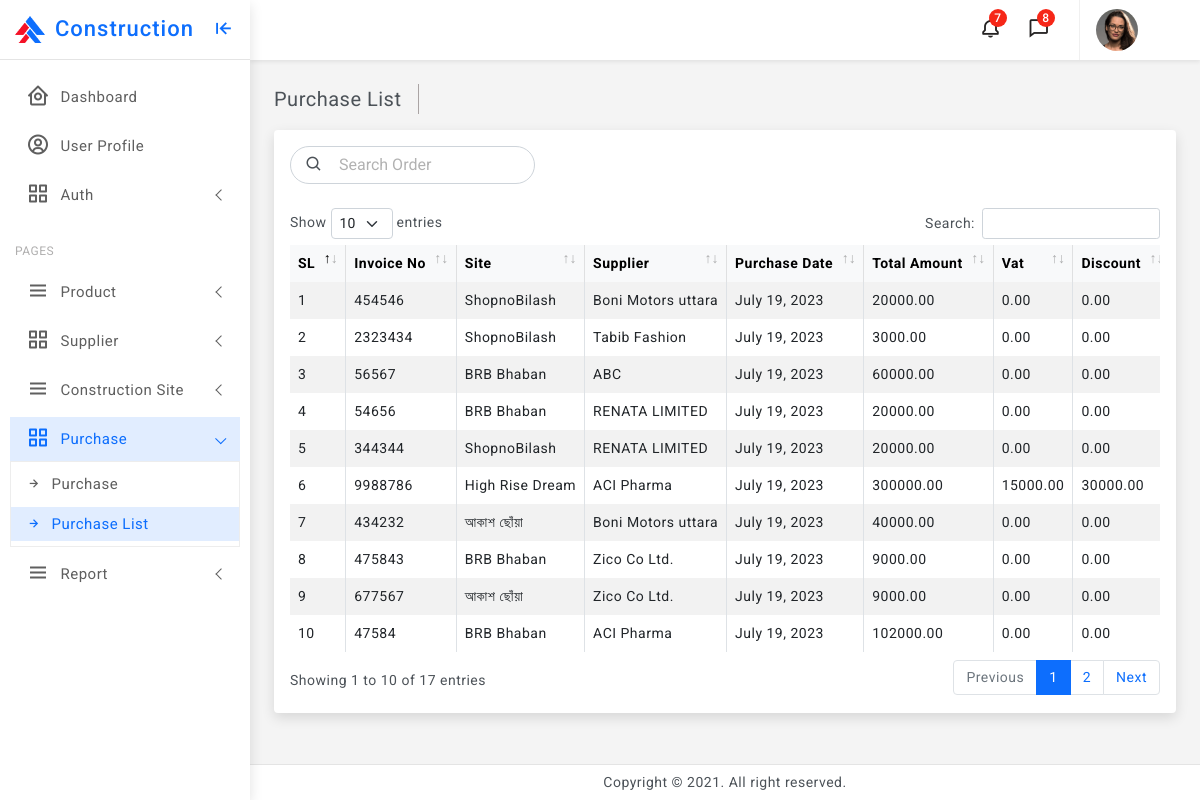
The page /purchase/purchaseList/ on the database its author committed.
### purchase/models.py (models this page shows, shortened)
class Purchase(models.Model):
    company = models.ForeignKey(Company, on_delete=models.RESTRICT)
    purchase_code = models.CharField(max_length=20, unique=True, null=True, blank=True)
    supplier = models.ForeignKey(Supplier, on_delete=models.RESTRICT)
    site = models.ForeignKey(Site, on_delete=models.RESTRICT)
    invoice_no = models.CharField(max_length=20,unique=True)
    purchase_date = models.DateField(null=True, blank=True)
    detail = models.CharField(max_length=50,null=True,blank=True)
    total_amount = models.DecimalField(max_digits=15, decimal_places=2, default=0)
    total_vat = models.DecimalField(max_digits=15, decimal_places=2, default=0,null=True)
    total_discount = models.DecimalField(max_digits=15, decimal_places=2, default=0,null=True)
    net_payable = models.DecimalField(max_digits=15, decimal_places=2, default=0)
    user = models.ForeignKey(User, on_delete=models.RESTRICT)
    created_at = models.DateTimeField(auto_now_add=True)
    updated_at = models.DateTimeField(auto_now=True)

### construction/models.py (models this page shows)
class Site(models.Model):
    company = models.ForeignKey(Company, on_delete=models.RESTRICT)
    name = models.CharField(max_length=240)
    district = models.CharField(max_length=240,default="Dhaka")
    area = models.CharField(max_length=240)
    address = models.CharField(max_length=200, blank=True, null=True)
    details = models.CharField(max_length=200, blank=True, null=True)
    land_owner_name = models.CharField(max_length=240)
    owner_mobile = models.CharField(max_length=200, blank=True, null=True)
    flat_qty = models.CharField(max_length=20)
    parking_qty = models.CharField(max_length=20)
    start_date = models.DateField(blank=True, null=True)
    end_date = models.DateField(blank=True, null=True)
    image = models.ImageField(upload_to='site/',blank=True)
    status = models.BooleanField(default=True)
    contractor = models.ForeignKey(Contractor, on_delete=models.RESTRICT)
    user = models.ForeignKey(User, on_delete=models.RESTRICT)
    created_at = models.DateTimeField(auto_now_add=True)
    updated_at = models.DateTimeField(auto_now=True)
    def __str__(self):
        return self.name

### supplier/models.py (models this page shows)
class Supplier(models.Model):
    company = models.ForeignKey(Company, on_delete=models.RESTRICT)
    name = models.CharField(max_length=240)
    email = models.EmailField(max_length=190, unique=True, blank=True, null=True)
    phone = models.CharField(max_length=200, blank=True, null=True)
    user = models.ForeignKey(User, on_delete=models.RESTRICT)
    created_at = models.DateTimeField(auto_now_add=True)
    updated_at = models.DateTimeField(auto_now=True)
    def __str__(self):
        return self.name

### purchase/views.py (the view)
# urls.py: path('purchaseList/', purchaseListData.as_view(), name='purchaseList'),
class purchaseListData(View):
    def get(self, request):
        all_purchase = Purchase.objects.filter(company=1).order_by('-created_at')
        return render(request,"purchase/purchaseList.html",{'purchases':all_purchase})

### templates/purchase/purchaseList.html (shortened to what this page needs)
{% extends "base.html" %}
{% load static %}
{% block content %}
<div class="page-wrapper">
    <div class="page-content">
        <div class="page-breadcrumb d-none d-sm-flex align-items-center mb-3">
            <div class="breadcrumb-title pe-3">Purchase List</div>
        </div>
        <div class="card">
            <div class="card-body">
                <div class="d-lg-flex align-items-center mb-4 gap-3">
                    <div class="position-relative">
                        <input type="text" class="form-control ps-5 radius-30" placeholder="Search Order"> <span class="position-absolute top-50 product-show translate-middle-y"><i class="bx bx-search"></i></span>
                    </div>
                </div>
                <div class="table-responsive">
                    <table id="purchaseList" class="table table-striped table-bordered">
                        <thead class="table-light">
                            <tr>
                                <th>SL</th>
                                <th>Invoice No</th>
                                <th>Site</th>
                                <th>Supplier</th>
                                <th>Purchase Date</th>
                                <th>Total Amount</th>
                                <th>Vat</th>
                                <th>Discount</th>
                            </tr>
                        </thead>
                        <tbody id="tbodyid">
                            {% for purchase in purchases %}
                            <tr>
                                <td>{{forloop.counter}}</td>
                                <td>{{ purchase.invoice_no }}</td>
                                <td>{{ purchase.site }}</td>
                                <td>{{ purchase.supplier }}</td>
                                <td>{{ purchase.purchase_date }}</div></td>
                                <td>{{ purchase.total_amount }}</div></td>
                                <td>{{ purchase.total_vat }}</div></td>
                                <td>{{ purchase.total_discount }}</div></td>
                                <td>{{ purchase.net_payable }}</div></td>
                            </tr>
                            {% empty %}
                            <tr>
                                <td colspan="5" class="text-center text-secondary my-5">No Record Found in Database</td>
                            </tr>
                            {% endfor %}
{% endblock content %}

### templates/base.html (shortened to what this page needs)
{% load static %}
<!doctype html>
<html lang="en">
{% include "assets/css/templatecss.html" %}
<body>
	<div class="wrapper">
		<div class="sidebar-wrapper" data-simplebar="true">
			<div class="sidebar-header">
				<div>
					<img src={% static "assets/images/logo-icon.png" %} class="logo-icon" alt="logo icon">
				</div>
				<div>
					<h4 class="logo-text">Construction</h4>
				</div>
				<div class="toggle-icon ms-auto"><i class='bx bx-arrow-to-left'></i>
				</div>
			</div>
			<ul class="metismenu" id="menu">
				<li>
					<a href="{% url 'dashboard' %}">
						<div class="parent-icon"><i class='bx bx-home-circle'></i>
						</div>
						<div class="menu-title">Dashboard</div>
					</a>
				</li>
				<li>
					<a href="{% url 'profile' %}">
						<div class="parent-icon"><i class="bx bx-user-circle"></i>
						</div>
						<div class="menu-title">User Profile</div>
					</a>
				</li>
				<li>
					<a class="has-arrow" href="javascript:;">
						<div class="parent-icon"><i class="bx bx-grid-alt"></i>
						</div>
						<div class="menu-title">Auth</div>
					</a>
				</li>
				<li class="menu-label">Pages</li>
				<li>
					<a class="has-arrow" href="javascript:;">
						<div class="parent-icon"><i class="bx bx-menu"></i>
						</div>
						<div class="menu-title">Product</div>
					</a>
				</li>
				<li>
					<a class="has-arrow" href="javascript:;">
						<div class="parent-icon"><i class="bx bx-grid-alt"></i>
						</div>
						<div class="menu-title">Supplier</div>
					</a>
				</li>
				<li>
					<a class="has-arrow" href="javascript:;">
						<div class="parent-icon"><i class="bx bx-menu"></i>
						</div>
						<div class="menu-title">Construction Site</div>
					</a>
				</li>
				<li>
					<a class="has-arrow" href="javascript:;">
						<div class="parent-icon"><i class="bx bx-grid-alt"></i>
						</div>
						<div class="menu-title">Purchase</div>
					</a>
					<ul>
						<li> <a href="{% url 'purchase' %}"><i class="bx bx-right-arrow-alt"></i>Purchase</a></li>
						<li> <a href="{% url 'purchaseList' %}"><i class="bx bx-right-arrow-alt"></i>Purchase List</a></li>
					</ul>
				</li>
				<li>
					<a class="has-arrow" href="javascript:;">
						<div class="parent-icon"><i class="bx bx-menu"></i>
						</div>
						<div class="menu-title">Report</div>
					</a>
				</li>
			</ul>
		</div>
		<header>
			<div class="topbar d-flex align-items-center">
				<nav class="navbar navbar-expand">
					<div class="top-menu ms-auto">
						<ul class="navbar-nav align-items-center">
							<li class="nav-item dropdown dropdown-large">
								<a class="nav-link dropdown-toggle dropdown-toggle-nocaret position-relative" href="#" role="button" data-bs-toggle="dropdown" aria-expanded="false"> <span class="alert-count">7</span>
									<i class='bx bx-bell'></i>
								</a>
							</li>
							<li class="nav-item dropdown dropdown-large">
								<a class="nav-link dropdown-toggle dropdown-toggle-nocaret position-relative" href="#" role="button" data-bs-toggle="dropdown" aria-expanded="false"> <span class="alert-count">8</span>
									<i class='bx bx-comment'></i>
								</a>
							</li>
						</ul>
					</div>
					<div class="user-box dropdown">
						<a class="d-flex align-items-center nav-link dropdown-toggle dropdown-toggle-nocaret" href="#" role="button" data-bs-toggle="dropdown" aria-expanded="false">
							<img src={% static "assets/images/avatars/avatar-2.png" %} class="user-img" alt="user avatar">
						</a>
					</div>
				</nav>
			</div>
		</header>
        {% block content %}
        {% endblock content %}
		<footer class="page-footer">
			<p class="mb-0">Copyright © 2021. All right reserved.</p>
		</footer>
</body>
</html>

### templates/assets/css/templatecss.html (shortened to what this page needs)
{% load static %}
<head>
	<link href={% static "assets/plugins/simplebar/css/simplebar.css" %} rel="stylesheet" />
	<link href={% static "assets/plugins/datetimepicker/css/classic.css" %} rel="stylesheet" />
	<link href={% static "assets/plugins/datetimepicker/css/classic.time.css" %} rel="stylesheet" />
	<link href={% static "assets/plugins/datetimepicker/css/classic.date.css" %} rel="stylesheet" />
	<link href={% static "assets/plugins/bootstrap-material-datetimepicker/css/bootstrap-material-datetimepicker.min.css" %} rel="stylesheet">
	<link href={% static "assets/plugins/select2/css/select2.min.css" %} rel="stylesheet" />
	<link href={% static "assets/plugins/select2/css/select2-bootstrap4.css" %} rel="stylesheet" />
	<link href={% static "assets/plugins/perfect-scrollbar/css/perfect-scrollbar.css" %} rel="stylesheet" />
	<link href={% static "assets/plugins/metismenu/css/metisMenu.min.css" %} rel="stylesheet" />
	<link href={% static "assets/plugins/toastr/toastr.css" %} rel="stylesheet" />
	<link href={% static "assets/plugins/datatable/css/dataTables.bootstrap5.min.css" %} rel="stylesheet" />
	<link href={% static "assets/css/pace.min.css" %} rel="stylesheet" />
	<link href={% static "assets/css/bootstrap.min.css" %} rel="stylesheet">
	<link href={% static "assets/css/app.css" %} rel="stylesheet">
	<link href={% static "assets/css/icons.css" %} rel="stylesheet">
</head>

### templates/assets/js/templatejs.html (shortened to what this page needs)
{% load static %}

### static/assets/css/app.css (style rules this page uses)
body { font-size: 14px; color: #4c5258; letter-spacing: .5px; background-color: #f4f4f4; overflow-x: hidden; font-family: Roboto, sans-serif }
a { text-decoration: none }
.wrapper { width: 100%; position: relative }
.sidebar-wrapper { width: 250px; height: 100%; position: fixed; top: 0; bottom: 0; left: 0; background: #fff; border-right: 0 solid #e4e4e4; z-index: 11; box-shadow: 0 .3rem .8rem rgba(0, 0, 0, .12)!important; transition: all .2s ease-out }
.sidebar-header { width: 250px; height: 60px; display: flex; align-items: center; position: absolute; top: 0; bottom: 0; padding: 0 15px; z-index: 5; background: #fff; background-clip: padding-box; border-bottom: 1px solid #e4e4e4 }
.logo-icon { width: 30px }
.logo-text { font-size: 22px; margin-left: 10px; margin-bottom: 0; letter-spacing: 1px; color: #0d6efd }
.toggle-icon { font-size: 22px; cursor: pointer; color: #0d6efd }
.topbar { position: fixed; top: 0; left: 250px; right: 0; height: 60px; background: #fff; border-bottom: 1px solid rgb(228 228 228 / 0%); z-index: 10; box-shadow: 0 .125rem .25rem rgba(0, 0, 0, .075)!important }
.topbar .navbar { width: 100%; height: 60px; padding-left: 30px; padding-right: 30px }
.page-wrapper { height: 100%; margin-top: 60px; margin-bottom: 30px; margin-left: 250px }
.page-content { padding: 1.5rem 1.5rem 0.7rem 1.5rem }
.page-footer { background: #fff; left: 250px; right: 0; bottom: 0; position: fixed; text-align: center; padding: 7px; font-size: 14px; border-top: 1px solid #e4e4e4; z-index: 3 }
.sidebar-wrapper ul { padding: 0; margin: 0; list-style: none; background: 0 0 }
.sidebar-wrapper .metismenu { background: 0 0; display: -webkit-box; display: -ms-flexbox; display: flex; padding: 10px; margin-top: 60px; -webkit-box-orient: vertical; -webkit-box-direction: normal; -ms-flex-direction: column; flex-direction: column }
.sidebar-wrapper .metismenu li+li { margin-top: 5px }
.sidebar-wrapper .metismenu li:first-child { margin-top: 5px }
.sidebar-wrapper .metismenu li:last-child { margin-bottom: 5px }
.sidebar-wrapper .metismenu>li { display: -webkit-box; display: -ms-flexbox; display: flex; -webkit-box-orient: vertical; -webkit-box-direction: normal; -ms-flex-direction: column; flex-direction: column; position: relative }
.sidebar-wrapper .metismenu a { position: relative; display: flex; align-items: center; justify-content: left; padding: 8px 15px; font-size: 15px; color: #5f5f5f; outline-width: 0; text-overflow: ellipsis; overflow: hidden; letter-spacing: .5px; border: 1px solid #ffffff00; transition: all .3s ease-out }
.sidebar-wrapper .metismenu a .parent-icon { font-size: 24px; line-height: 1 }
.sidebar-wrapper .metismenu a .menu-title { margin-left: 10px }
.sidebar-wrapper .metismenu ul a { padding: 6px 15px 6px 15px; font-size: 15px; border: 0 }
.sidebar-wrapper .metismenu ul a i { margin-right: 10px }
.sidebar-wrapper .metismenu ul { border: 1px solid #ededed; background: #fff }
.sidebar-wrapper .metismenu .mm-active>a, .sidebar-wrapper .metismenu a:active, .sidebar-wrapper .metismenu a:focus, .sidebar-wrapper .metismenu a:hover { color: #0d6efd; text-decoration: none; background: rgb(13 110 253 / .12) }
.menu-label { padding: 20px 15px 5px 5px; color: #b0afaf; text-transform: uppercase; font-size: 12px; letter-spacing: .5px }
.metismenu .has-arrow:after { position: absolute; content: ""; width: .5em; height: .5em; border-style: solid; border-width: 1.2px 0 0 1.2px; border-color: initial; right: 15px; transform: rotate(-45deg) translateY(-50%); transform-origin: top; top: 50%; transition: all .3s ease-out }
.product-show { font-size: 18px; left: 15px }
.breadcrumb-title { font-size: 20px; border-right: 1.5px solid #aaa4a4 }
.radius-30 { border-radius: 30px }
input::placeholder { color: #000!important; opacity: .3!important }
.topbar .navbar .navbar-nav .nav-link { padding-right: .8rem; padding-left: .8rem; color: #252323; font-size: 22px }
.dropdown-toggle-nocaret:after { display: none }
.alert-count { position: absolute; top: 5px; left: 22px; width: 18px; height: 18px; display: flex; align-items: center; justify-content: center; border-radius: 50%; font-size: 12px; font-weight: 500; color: #fff; background: #f62718 }
.user-img { width: 42px; height: 42px; border-radius: 50%; border: 0 solid #e5e5e5; padding: 0 }
.user-box { display: flex; align-items: center; height: 60px; border-left: 1px solid #f0f0f0; margin-left: 1rem }
.dropdown-large { position: relative }

### rows shown on the page
Purchase: invoice_no "454546", site "ShopnoBilash", supplier "Boni Motors uttara", purchase_date "July 19, 2023", total_amount "20000.00", total_vat "0.00", total_discount "0.00"
Purchase: invoice_no "2323434", site "ShopnoBilash", supplier "Tabib Fashion", purchase_date "July 19, 2023", total_amount "3000.00", total_vat "0.00", total_discount "0.00"
Purchase: invoice_no "56567", site "BRB Bhaban", supplier "ABC", purchase_date "July 19, 2023", total_amount "60000.00", total_vat "0.00", total_discount "0.00"
Purchase: invoice_no "54656", site "BRB Bhaban", supplier "RENATA LIMITED", purchase_date "July 19, 2023", total_amount "20000.00", total_vat "0.00", total_discount "0.00"
Purchase: invoice_no "344344", site "ShopnoBilash", supplier "RENATA LIMITED", purchase_date "July 19, 2023", total_amount "20000.00", total_vat "0.00", total_discount "0.00"
Purchase: invoice_no "9988786", site "High Rise Dream", supplier "ACI Pharma", purchase_date "July 19, 2023", total_amount "300000.00", total_vat "15000.00", total_discount "30000.00"
Purchase: invoice_no "434232", site "আকাশ ছোঁয়া", supplier "Boni Motors uttara", purchase_date "July 19, 2023", total_amount "40000.00", total_vat "0.00", total_discount "0.00"
Purchase: invoice_no "475843", site "BRB Bhaban", supplier "Zico Co Ltd.", purchase_date "July 19, 2023", total_amount "9000.00", total_vat "0.00", total_discount "0.00"
Purchase: invoice_no "677567", site "আকাশ ছোঁয়া", supplier "Zico Co Ltd.", purchase_date "July 19, 2023", total_amount "9000.00", total_vat "0.00", total_discount "0.00"
Purchase: invoice_no "47584", site "BRB Bhaban", supplier "ACI Pharma", purchase_date "July 19, 2023", total_amount "102000.00", total_vat "0.00", total_discount "0.00"
